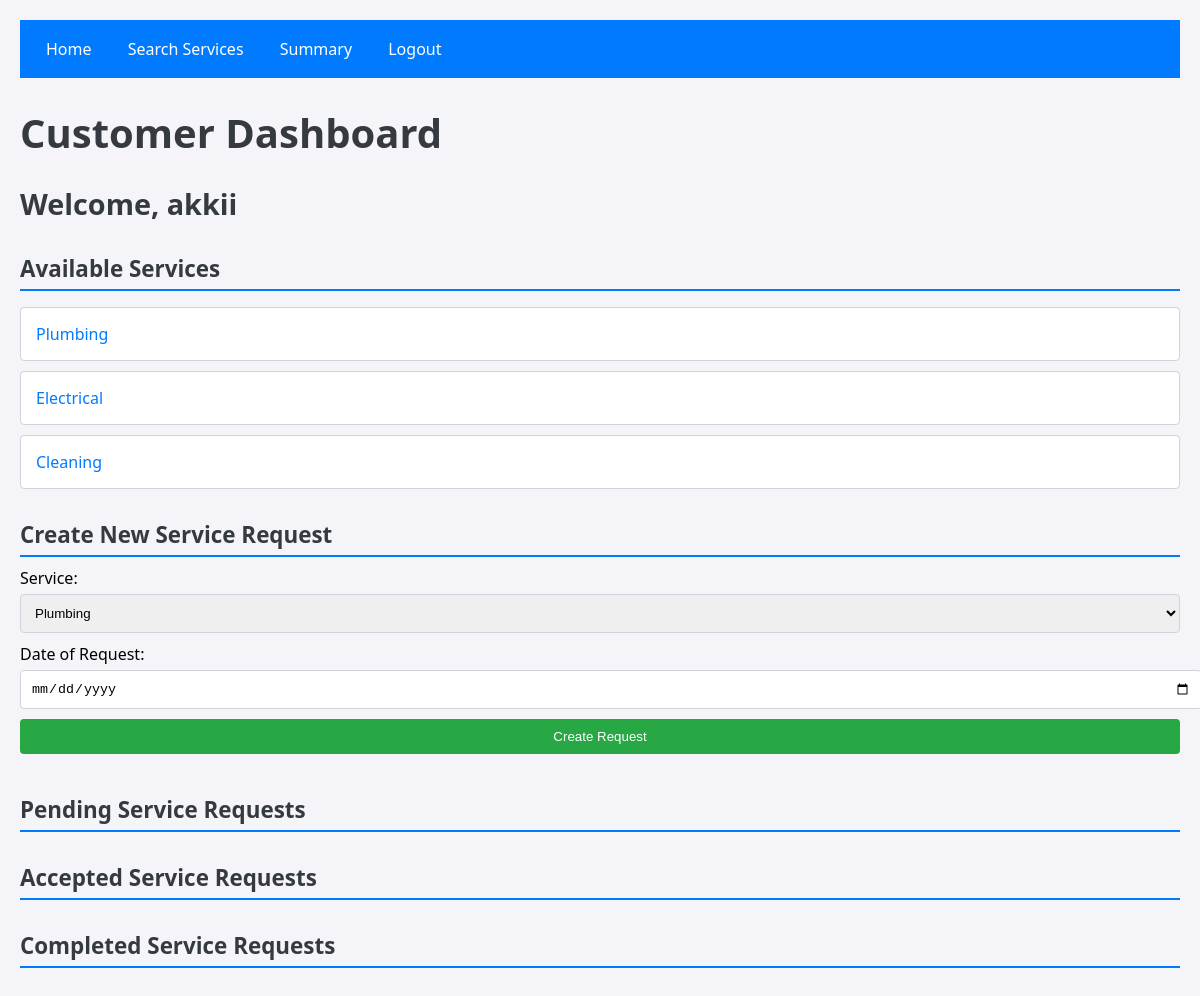
/customer_dashboard (signed in), run on an earlier commit of the app's database.
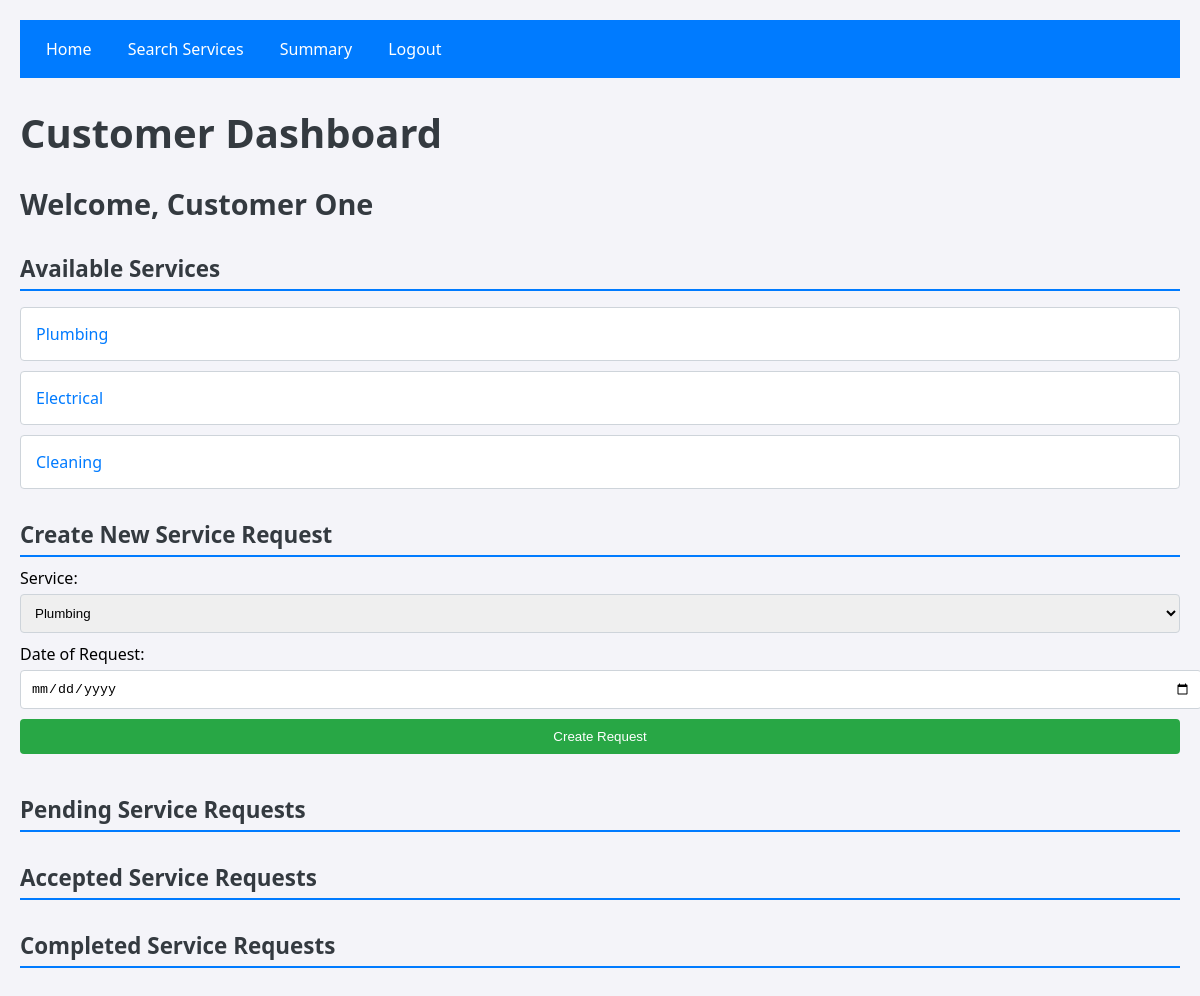
And on a later commit of the database.
### models.py (models this page shows)
class Customer(db.Model):
    id = db.Column(db.Integer, primary_key=True)
    name = db.Column(db.String(80), nullable=False)
    username = db.Column(db.String(80), unique=True, nullable=False)
    password = db.Column(db.String(120), nullable=False)
    blocked = db.Column(db.Boolean, default=False)
    requests = db.relationship('ServiceRequest', backref='customer', lazy=True)

### app.py (the view)
@app.route('/customer_dashboard')
def customer_dashboard():
    customer_id = session['user_id']  # Assume customer is logged in
    customer = Customer.query.get(customer_id)
    pending_requests = ServiceRequest.query.filter_by(customer_id=customer_id, service_status='Pending').all()
    accepted_requests = ServiceRequest.query.filter_by(customer_id=customer_id, service_status='Accepted').all()
    completed_requests = ServiceRequest.query.filter_by(customer_id=customer_id, service_status='Completed').all()
    services = Service.query.all()  # Fetch all services for creating new requests
    return render_template(
        'customer_dashboard.html',
        customer=customer,
        pending_requests=pending_requests,
        accepted_requests=accepted_requests,
        completed_requests=completed_requests,
        services=services
    )

### templates/customer_dashboard.html (shortened to what this page needs)
<!DOCTYPE html>
<html lang="en">
<head>
    <link rel="stylesheet" href="{{ url_for('static', filename='css/cust_dash.css') }}">
</head>
<body>
    <nav>
        <a href="{{ url_for('customer_dashboard') }}">Home</a>
        <a href="{{ url_for('search_services') }}">Search Services</a>
        <a href="{{ url_for('cust_summary') }}">Summary</a>
        <a href="{{ url_for('logout') }}">Logout</a>
    </nav>
    <h1>Customer Dashboard</h1>
    <h2>Welcome, {{ customer.name }}</h2>
    <h3>Available Services</h3>
    <ul>
        {% for service in services %}
        <li><a href="{{ url_for('create_request', service_id=service.id) }}">{{ service.name }}</a></li>
        {% endfor %}
    </ul>
    <h3>Create New Service Request</h3>
    <form action="{{ url_for('create_request') }}" method="POST">
        <div class="form-group">
            <label for="service_id">Service:</label>
            <select name="service_id" id="service_id" required>
                {% for service in services %}
                    <option value="{{ service.id }}">{{ service.name }}</option>
                {% endfor %}
            </select>
        </div>
        <div class="form-group">
            <label for="date_of_request">Date of Request:</label>
            <input type="date" id="date_of_request" name="date_of_request" required>
        </div>
        <div>
            <button type="submit">Create Request</button>
        </div>
    </form>
    <h3>Pending Service Requests</h3>
    <h3>Accepted Service Requests</h3>
    <h3>Completed Service Requests</h3>
</body>
</html>

What changed in the data, as far as the page shows it:
changed Customer: name "akkii" → "Customer One"
